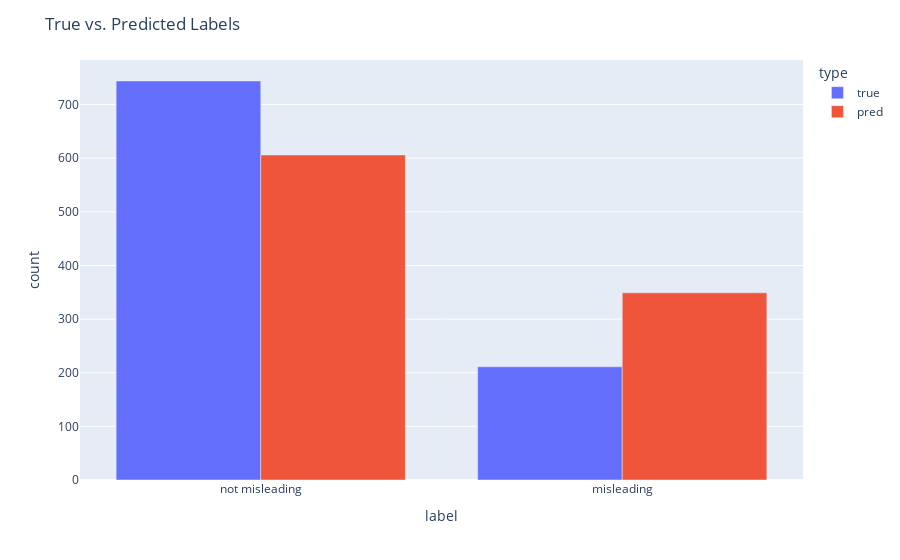

Notebook cell for this chart:
### Code cell
if BINARY_LABELS:

    true = cali_adj.label.value_counts()
    pred = y_pred_adj.value_counts()
    # calculate accuracy
    print("Accuracy:", accuracy_score(cali_adj.label, y_pred_adj))
else:
    true = cali.label.value_counts()
    pred = y_pred.value_counts()
    # calculate accuracy
    print("Accuracy:", accuracy_score(cali.label, y_pred))



# combine into a dataframe, with labels for true or predicted
true_df = pd.DataFrame({"count": true, "type": "true"})
pred_df = pd.DataFrame({"count": pred, "type": "pred"})
label_compare = pd.concat([true_df, pred_df]).reset_index()

# rename the index column to label
label_compare.rename(columns={"index": "label"}, inplace=True)
label_compare

# plot the counts
import plotly.express as px

fig = px.bar(label_compare, x="label", y="count", color="type", barmode="group")
fig.update_layout(title="True vs. Predicted Labels")
fig.show()

### Figure 1 — Plotly figure (JSON) as saved in the notebook; plotly's stock layout.template omitted (floating-point values rounded to 4 significant figures)
{"data": [{"alignmentgroup": "True", "hovertemplate": "type=true<br>label=%{x}<br>count=%{y}<extra></extra>", "legendgroup": "true", "marker": {"color": "#636efa", "pattern": {"shape": ""}}, "name": "true", "offsetgroup": "true", "orientation": "v", "showlegend": true, "textposition": "auto", "type": "bar", "x": ["not misleading", "misleading"], "xaxis": "x", "y": [744, 211], "yaxis": "y"}, {"alignmentgroup": "True", "hovertemplate": "type=pred<br>label=%{x}<br>count=%{y}<extra></extra>", "legendgroup": "pred", "marker": {"color": "#EF553B", "pattern": {"shape": ""}}, "name": "pred", "offsetgroup": "pred", "orientation": "v", "showlegend": true, "textposition": "auto", "type": "bar", "x": ["not misleading", "misleading"], "xaxis": "x", "y": [606, 349], "yaxis": "y"}], "layout": {"barmode": "group", "legend": {"title": {"text": "type"}, "tracegroupgap": 0}, "margin": {"t": 60}, "title": {"text": "True vs. Predicted Labels"}, "xaxis": {"anchor": "y", "domain": [0, 1], "title": {"text": "label"}}, "yaxis": {"anchor": "x", "domain": [0, 1], "title": {"text": "count"}}}}
